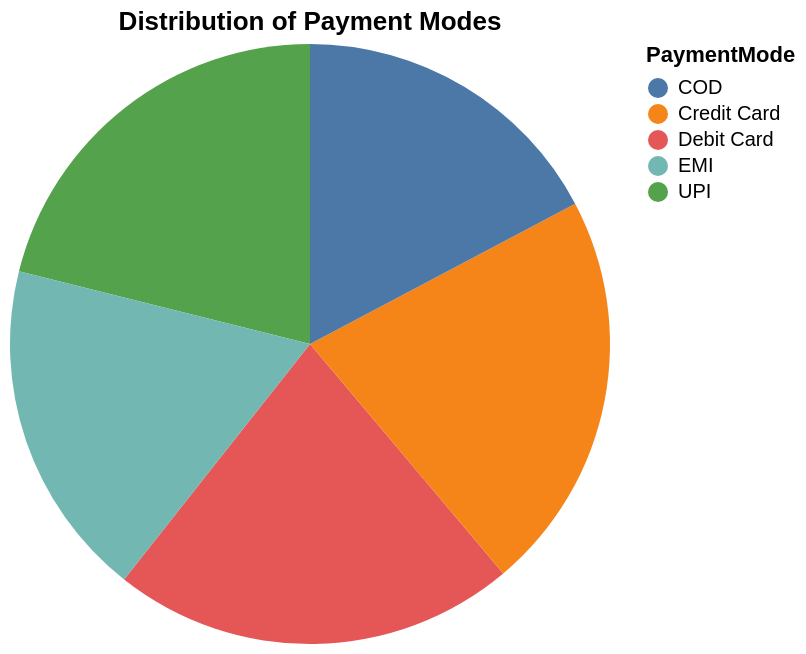

Write notebook code for a chart like this one.
### Code cell
import altair as alt
import pandas as pd

# Group data by payment mode to analyze its distribution
payment_mode_distribution = df_cleaned['PaymentMode'].value_counts().reset_index()
payment_mode_distribution.columns = ['PaymentMode', 'Count']

# Create a pie chart to visualize the payment mode distribution
chart = alt.Chart(payment_mode_distribution).mark_arc().encode(
    theta=alt.Theta(field="Count", type="quantitative"),
    color=alt.Color(field="PaymentMode", type="nominal"),
    tooltip=['PaymentMode', 'Count']
).properties(
    title='Distribution of Payment Modes'
)

display(chart)

### Figure 1 — Vega-Lite specification as saved in the notebook (floating-point values rounded to 4 significant figures)
{"config": {"view": {"continuousWidth": 300, "continuousHeight": 300}}, "data": {"name": "data-c853a0f9b191f592e8f04a205c7a92f1"}, "mark": {"type": "arc"}, "encoding": {"color": {"field": "PaymentMode", "type": "nominal"}, "theta": {"field": "Count", "type": "quantitative"}, "tooltip": [{"field": "PaymentMode", "type": "nominal"}, {"field": "Count", "type": "quantitative"}]}, "title": "Distribution of Payment Modes", "$schema": "https://vega.github.io/schema/vega-lite/v6.1.0.json", "datasets": {"data-c853a0f9b191f592e8f04a205c7a92f1": [{"PaymentMode": "Debit Card", "Count": 260}, {"PaymentMode": "Credit Card", "Count": 258}, {"PaymentMode": "UPI", "Count": 252}, {"PaymentMode": "EMI", "Count": 218}, {"PaymentMode": "COD", "Count": 206}]}}
